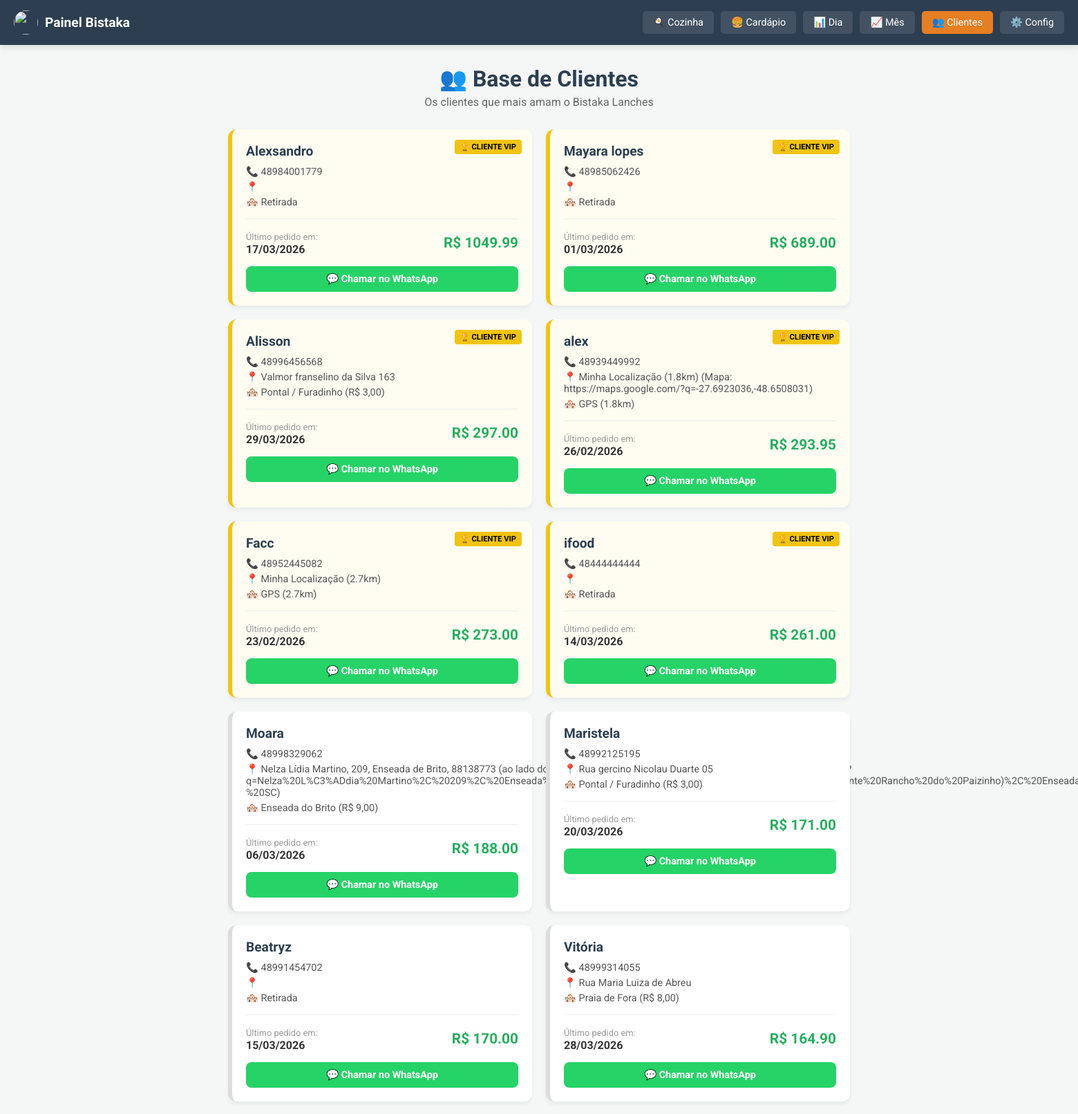
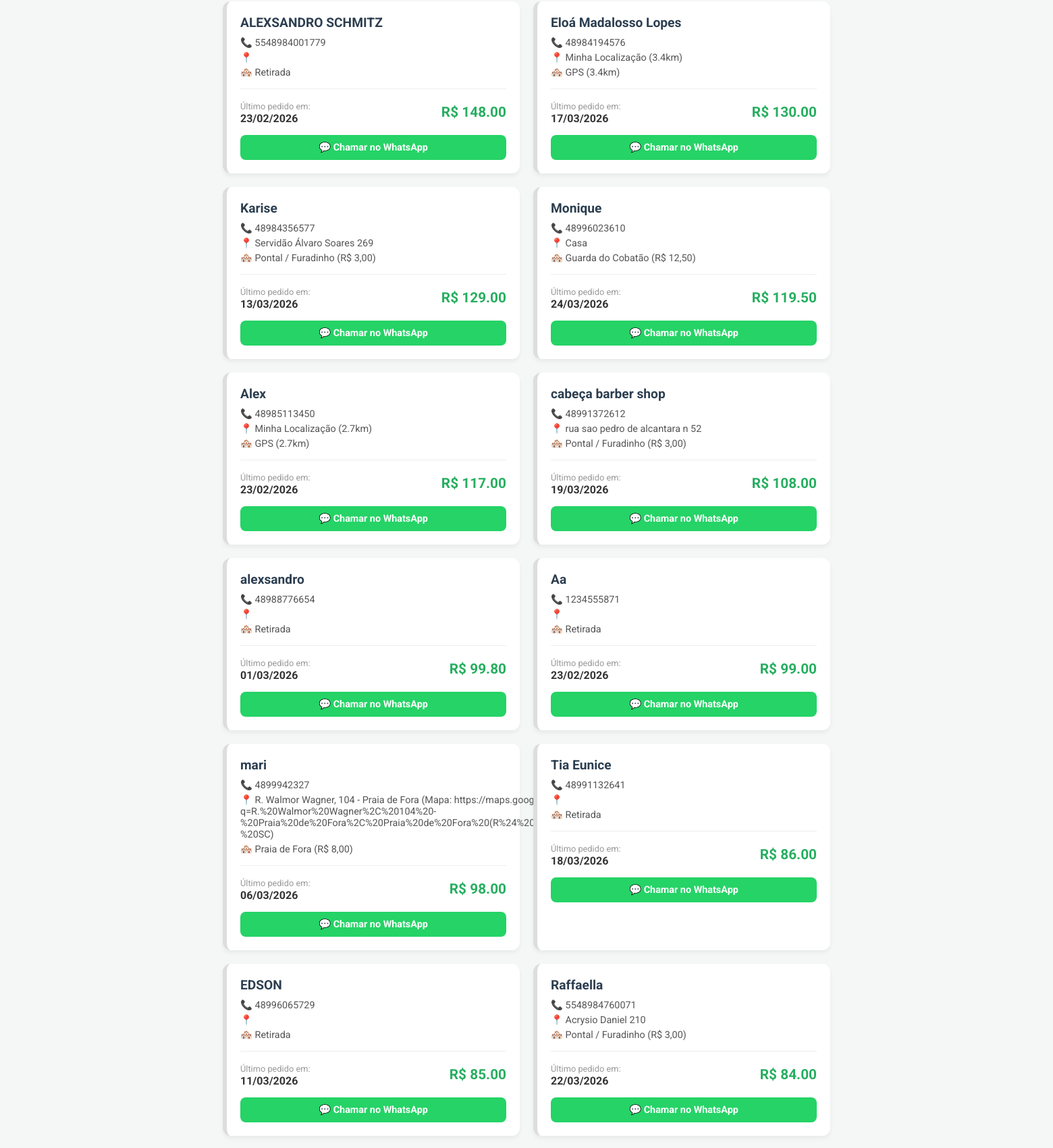
Page /admin/clientes (signed in, upper part) on the committed database (2 pictures, top to bottom).
### tables this page shows
CREATE TABLE clientes (
                telefone TEXT PRIMARY KEY,
                nome TEXT,
                endereco TEXT,
                bairro TEXT,
                primeiro_pedido DATETIME,
                ultimo_pedido DATETIME,
                total_gasto REAL DEFAULT 0
            );

### app.py (the view)
@app.route('/admin/clientes')
def lista_clientes():
    if not session.get('logged_in'): return redirect(url_for('login'))
    conn = get_db_connection()
    cursor = conn.execute('SELECT * FROM clientes ORDER BY total_gasto DESC')
    clientes = cursor.fetchall()
    conn.close()
    return render_template('clientes.html', clientes=clientes)

### app.py (called while the page is built)
def get_db_connection():
    conn = sqlite3.connect(DB_FILE)
    conn.row_factory = sqlite3.Row
    return conn

### templates/clientes.html (shortened to what this page needs)
<!DOCTYPE html>
<html lang="pt-br">
<head>
</head>
<body>
    <nav class="admin-navbar">
        <div class="brand">
            <img src="/static/uploads/logo.png" style="height: 35px; width: 35px; border-radius: 50%; object-fit: cover;">
            Painel Bistaka
        </div>
        <div class="nav-links">
            <a href="/admin/dashboard">🍳 Cozinha</a>
            <a href="/admin">🍔 Cardápio</a>
            <a href="/admin/relatorio">📊 Dia</a>
            <a href="/admin/relatorio_mensal">📈 Mês</a>
            <a href="/admin/clientes" style="background: #e67e22;">👥 Clientes</a>
            <a href="/admin/configuracoes">⚙️ Config</a>
        </div>
    </nav>
    <div class="container">
        <div class="header-section">
            <h1>👥 Base de Clientes</h1>
            <p>Os clientes que mais amam o Bistaka Lanches</p>
        </div>
        <div class="clientes-grid">
            {% for c in clientes %}
            <div class="cliente-card {% if c.total_gasto > 200 %}vip{% endif %}">
                {% if c.total_gasto > 200 %}
                    <span class="vip-badge">🏆 CLIENTE VIP</span>
                {% endif %}
                <span class="cliente-nome">{{ c.nome }}</span>
                <div class="cliente-info">📞 {{ c.telefone }}</div>
                <div class="cliente-info">📍 {{ c.endereco }}</div>
                <div class="cliente-info">🏘️ {{ c.bairro }}</div>
                <div class="gasto-total">
                    <div>
                        <span class="data-label">Último pedido em:</span><br>
                        <strong>{{ c.ultimo_pedido[8:10] }}/{{ c.ultimo_pedido[5:7] }}/{{ c.ultimo_pedido[0:4] }}</strong>
                    </div>
                    <div class="gasto-valor">R$ {{ "%.2f"|format(c.total_gasto) }}</div>
                </div>
                <a href="https://wa.me/55{{ c.telefone|replace('(', '')|replace(')', '')|replace('-', '')|replace(' ', '') }}"
                   target="_blank"
                   style="display: block; text-align: center; margin-top: 15px; padding: 10px; background: #25d366; color: white; text-decoration: none; border-radius: 8px; font-weight: bold; font-size: 0.9rem;">
                   💬 Chamar no WhatsApp
                </a>
            </div>
            {% endfor %}
        </div>
    </div>
</body>
</html>

### templates/clientes.html (style rules this page uses)
:root { --primary: #2c3e50; --accent: #27ae60; --gold: #f1c40f; --light: #f4f7f6; }
body { font-family: 'Roboto', sans-serif; background: var(--light); margin: 0; padding: 0; color: #333; }
.admin-navbar { background: var(--primary); color: white; padding: 15px 20px; display: flex; justify-content: space-between; align-items: center; box-shadow: 0 4px 10px rgba(0,0,0,0.1); flex-wrap: wrap; gap: 10px; }
.admin-navbar .brand { font-weight: bold; font-size: 1.2rem; display: flex; align-items: center; gap: 10px; }
.admin-navbar .nav-links { display: flex; gap: 10px; flex-wrap: wrap; }
.admin-navbar a { color: white; text-decoration: none; padding: 8px 15px; border-radius: 5px; background: rgba(255,255,255,0.1); transition: background 0.2s; font-size: 0.9rem; }
.container { max-width: 900px; margin: 30px auto; padding: 0 20px; }
.header-section { text-align: center; margin-bottom: 30px; }
.header-section h1 { margin: 0; color: var(--primary); font-size: 2rem; }
.header-section p { color: #666; margin-top: 5px; }
.clientes-grid { display: grid; grid-template-columns: repeat(auto-fill, minmax(300px, 1fr)); gap: 20px; }
.cliente-card { background: white; border-radius: 12px; padding: 20px; box-shadow: 0 4px 6px rgba(0,0,0,0.05); border-left: 6px solid #ddd; position: relative; transition: transform 0.2s; }
.cliente-card.vip { border-left-color: var(--gold); background: #fffdf2; }
.vip-badge { position: absolute; top: 15px; right: 15px; background: var(--gold); color: #000; font-size: 0.7rem; font-weight: bold; padding: 4px 8px; border-radius: 4px; }
.cliente-nome { font-size: 1.2rem; font-weight: bold; color: var(--primary); margin: 0 0 10px 0; display: block; }
.cliente-info { font-size: 0.9rem; color: #555; margin-bottom: 5px; display: flex; align-items: center; gap: 8px; }
.gasto-total { margin-top: 15px; padding-top: 15px; border-top: 1px solid #eee; display: flex; justify-content: space-between; align-items: center; }
.gasto-valor { font-size: 1.3rem; font-weight: bold; color: var(--accent); }
.data-label { font-size: 0.8rem; color: #999; }

### rows in the picture
clientes: shows "🏆 CLIENTE VIP", nome "Alexsandro", telefone "48984001779", bairro "Retirada", ultimo_pedido "17", ultimo_pedido "03", ultimo_pedido "2026", total_gasto "1049.99"
clientes: shows "🏆 CLIENTE VIP", nome "Mayara lopes", telefone "48985062426", bairro "Retirada", ultimo_pedido "01", ultimo_pedido "03", ultimo_pedido "2026", total_gasto "689.00"
clientes: shows "🏆 CLIENTE VIP", nome "Alisson", telefone "48996456568", endereco "Valmor franselino da Silva 163", bairro "Pontal / Furadinho (R$ 3,00)", ultimo_pedido "29", ultimo_pedido "03", ultimo_pedido "2026", total_gasto "297.00"
clientes: shows "🏆 CLIENTE VIP", nome "alex", telefone "48939449992", endereco "Minha Localização (1.8km) (Mapa: https://maps.google.com/?q=-27.6923036,-48.6508031)", bairro "GPS (1.8km)", ultimo_pedido "26", ultimo_pedido "02", ultimo_pedido "2026", total_gasto "293.95"
clientes: shows "🏆 CLIENTE VIP", nome "Facc", telefone "48952445082", endereco "Minha Localização (2.7km)", bairro "GPS (2.7km)", ultimo_pedido "23", ultimo_pedido "02", ultimo_pedido "2026", total_gasto "273.00"
clientes: shows "🏆 CLIENTE VIP", nome "ifood", telefone "48444444444", bairro "Retirada", ultimo_pedido "14", ultimo_pedido "03", ultimo_pedido "2026", total_gasto "261.00"
clientes: nome "Moara", telefone "48998329062", endereco "Nelza Lídia Martino, 209, Enseada de Brito, 88138773 (ao lado do…", bairro "Enseada do Brito (R$ 9,00)", ultimo_pedido "06", ultimo_pedido "03", ultimo_pedido "2026", total_gasto "188.00"
clientes: nome "Maristela", telefone "48992125195", endereco "Rua gercino Nicolau Duarte 05", bairro "Pontal / Furadinho (R$ 3,00)", ultimo_pedido "20", ultimo_pedido "03", ultimo_pedido "2026", total_gasto "171.00"
clientes: nome "Beatryz", telefone "48991454702", bairro "Retirada", ultimo_pedido "15", ultimo_pedido "03", ultimo_pedido "2026", total_gasto "170.00"
clientes: nome "Vitória", telefone "48999314055", endereco "Rua Maria Luiza de Abreu", bairro "Praia de Fora (R$ 8,00)", ultimo_pedido "28", ultimo_pedido "03", ultimo_pedido "2026", total_gasto "164.90"
clientes: nome "ALEXSANDRO SCHMITZ", telefone "5548984001779", bairro "Retirada", ultimo_pedido "23", ultimo_pedido "02", ultimo_pedido "2026", total_gasto "148.00"
clientes: nome "Eloá Madalosso Lopes", telefone "48984194576", endereco "Minha Localização (3.4km)", bairro "GPS (3.4km)", ultimo_pedido "17", ultimo_pedido "03", ultimo_pedido "2026", total_gasto "130.00"
clientes: nome "Karise", telefone "48984356577", endereco "Servidão Álvaro Soares 269", bairro "Pontal / Furadinho (R$ 3,00)", ultimo_pedido "13", ultimo_pedido "03", ultimo_pedido "2026", total_gasto "129.00"
clientes: nome "Monique", telefone "48996023610", endereco "Casa", bairro "Guarda do Cobatão (R$ 12,50)", ultimo_pedido "24", ultimo_pedido "03", ultimo_pedido "2026", total_gasto "119.50"
clientes: nome "Alex", telefone "48985113450", endereco "Minha Localização (2.7km)", bairro "GPS (2.7km)", ultimo_pedido "23", ultimo_pedido "02", ultimo_pedido "2026", total_gasto "117.00"
clientes: nome "cabeça barber shop", telefone "48991372612", endereco "rua sao pedro de alcantara n 52", bairro "Pontal / Furadinho (R$ 3,00)", ultimo_pedido "19", ultimo_pedido "03", ultimo_pedido "2026", total_gasto "108.00"
clientes: nome "alexsandro", telefone "48988776654", bairro "Retirada", ultimo_pedido "01", ultimo_pedido "03", ultimo_pedido "2026", total_gasto "99.80"
clientes: nome "Aa", telefone "1234555871", bairro "Retirada", ultimo_pedido "23", ultimo_pedido "02", ultimo_pedido "2026", total_gasto "99.00"
clientes: nome "mari", telefone "4899942327", endereco "R. Walmor Wagner, 104 - Praia de Fora (Mapa: https://maps.google.com/?q=R.%20Walmor%20Wagner%2C%20104%20-%20Praia%20de%20Fora%2C%20Praia%20de%20Fora%20(R%24%208%2C00)%2C%20Palho%C3%A7a%20-%20SC)", bairro "Praia de Fora (R$ 8,00)", ultimo_pedido "06", ultimo_pedido "03", ultimo_pedido "2026", total_gasto "98.00"
clientes: nome "Tia Eunice", telefone "48991132641", bairro "Retirada", ultimo_pedido "18", ultimo_pedido "03", ultimo_pedido "2026", total_gasto "86.00"
clientes: nome "EDSON", telefone "48996065729", bairro "Retirada", ultimo_pedido "11", ultimo_pedido "03", ultimo_pedido "2026", total_gasto "85.00"
clientes: nome "Raffaella", telefone "5548984760071", endereco "Acrysio Daniel 210", bairro "Pontal / Furadinho (R$ 3,00)", ultimo_pedido "22", ultimo_pedido "03", ultimo_pedido "2026", total_gasto "84.00"
